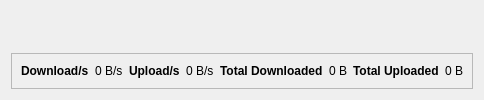
                <widget class="QWidget" name="networkTrafficSection">
                 <layout class="QVBoxLayout" name="networkTrafficSectionLayout">
                  <item>
                   <widget class="QWidget" name="networkGraphContainer" native="true" />
                  </item>
                  <item>
                   <widget class="QFrame" name="networkTrafficStatsFrame">
                    <property name="frameShape">
                     <enum>QFrame::StyledPanel</enum>
                    </property>
                    <layout class="QGridLayout" name="networkTrafficStatsLayout">
                     <item row="0" column="0">
                      <widget class="QLabel" name="networkDownloadStatTitleLabel">
                       <property name="text">
                        <string>Download/s</string>
                       </property>
                       <property name="styleSheet">
                        <string notr="true">font-weight: bold;</string>
                       </property>
                      </widget>
                     </item>
                     <item row="0" column="1">
                      <widget class="QLabel" name="networkDownloadStatValueLabel">
                       <property name="text">
                        <string>0 B/s</string>
                       </property>
                      </widget>
                     </item>
                     <item row="0" column="2">
                      <widget class="QLabel" name="networkUploadStatTitleLabel">
                       <property name="text">
                        <string>Upload/s</string>
                       </property>
                       <property name="styleSheet">
                        <string notr="true">font-weight: bold;</string>
                       </property>
                      </widget>
                     </item>
                     <item row="0" column="3">
                      <widget class="QLabel" name="networkUploadStatValueLabel">
                       <property name="text">
                        <string>0 B/s</string>
                       </property>
                      </widget>
                     </item>
                     <item row="0" column="4">
                      <widget class="QLabel" name="networkTotalDownloadedStatTitleLabel">
                       <property name="text">
                        <string>Total Downloaded</string>
                       </property>
                       <property name="styleSheet">
                        <string notr="true">font-weight: bold;</string>
                       </property>
                      </widget>
                     </item>
                     <item row="0" column="5">
                      <widget class="QLabel" name="networkTotalDownloadedStatValueLabel">
                       <property name="text">
                        <string>0 B</string>
                       </property>
                      </widget>
                     </item>
                     <item row="0" column="6">
                      <widget class="QLabel" name="networkTotalUploadedStatTitleLabel">
                       <property name="text">
                        <string>Total Uploaded</string>
                       </property>
                       <property name="styleSheet">
                        <string notr="true">font-weight: bold;</string>
                       </property>
                      </widget>
                     </item>
                     <item row="0" column="7">
                      <widget class="QLabel" name="networkTotalUploadedStatValueLabel">
                       <property name="text">
                        <string>0 B</string>
                       </property>
                      </widget>
                     </item>
                    </layout>
                   </widget>
                  </item>
                 </layout>
                </widget>
